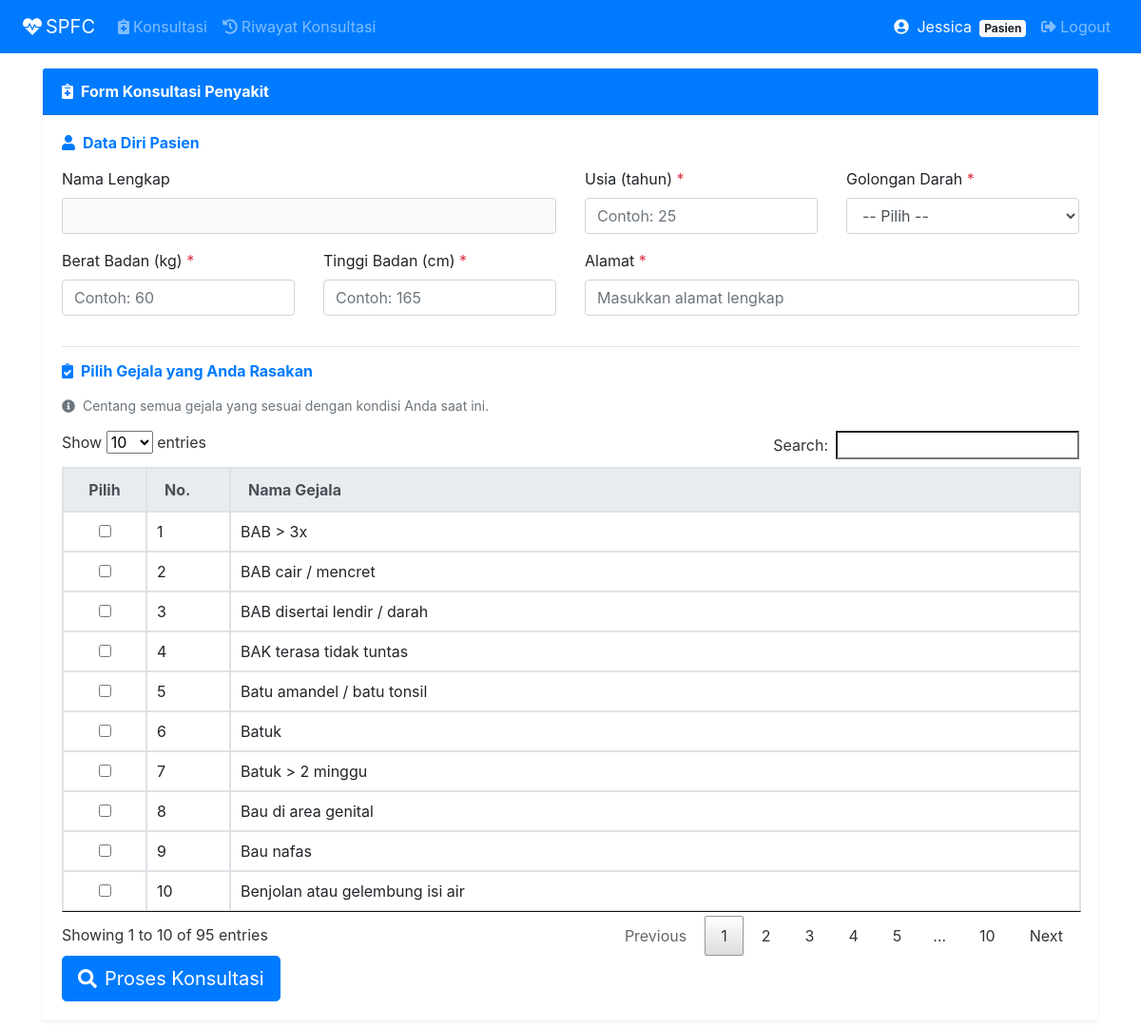
Screenshot of /index.php?page=konsultasi (signed in) with the database file from the repository.
### tables this page shows
CREATE TABLE `gejala` (
  `idgejala` int(11) NOT NULL,
  `nmgejala` varchar(200) NOT NULL
);

### tampil_konsultasi.php (the view, shortened to what this page needs)
<?php
$idusers = $_SESSION['idusers'];
$sql_nama = "SELECT nama_lengkap FROM pasien WHERE idusers='$idusers'";
$result_nama = $conn->query($sql_nama);
$row_nama = $result_nama->fetch_assoc();
$nama_pasien = $row_nama ? $row_nama['nama_lengkap'] : '';
?>
<div class="row">
    <div class="col-sm-12">
        <form action="" method="POST" name="Form" onsubmit="return validasiForm()">
            <div class="card border-0 shadow-sm">
                <div class="card-header bg-primary text-white">
                    <strong><i class="fas fa-notes-medical mr-2"></i>Form Konsultasi Penyakit</strong>
                </div>
                <div class="card-body">
                    <h6 class="font-weight-bold text-primary mb-3">
                        <i class="fas fa-user mr-2"></i>Data Diri Pasien
                    </h6>
                    <div class="row">
                        <div class="col-md-6">
                            <div class="form-group">
                                <label>Nama Lengkap</label>
                                <input type="text" class="form-control bg-light"
                                       value="<?php echo htmlspecialchars($nama_pasien); ?>" readonly>
                            </div>
                        </div>
                        <div class="col-md-3">
                            <div class="form-group">
                                <label>Usia (tahun) <span class="text-danger">*</span></label>
                                <input type="number" class="form-control" name="usia"
                                       placeholder="Contoh: 25" min="1" max="120" required>
                            </div>
                        </div>
                        <div class="col-md-3">
                            <div class="form-group">
                                <label>Golongan Darah <span class="text-danger">*</span></label>
                                <select class="form-control" name="golongan_darah" required>
                                    <option value="">-- Pilih --</option>
                                </select>
                            </div>
                        </div>
                    </div>
                    <div class="row">
                        <div class="col-md-3">
                            <div class="form-group">
                                <label>Berat Badan (kg) <span class="text-danger">*</span></label>
                                <input type="number" class="form-control" id="berat_badan" name="berat_badan"
                                       placeholder="Contoh: 60" step="0.1" min="1" max="300" required>
                            </div>
                        </div>
                        <div class="col-md-3">
                            <div class="form-group">
                                <label>Tinggi Badan (cm) <span class="text-danger">*</span></label>
                                <input type="number" class="form-control" id="tinggi_badan" name="tinggi_badan"
                                       placeholder="Contoh: 165" step="0.1" min="1" max="300" required>
                            </div>
                        </div>
                        <div class="col-md-6">
                            <div class="form-group">
                                <label>Alamat <span class="text-danger">*</span></label>
                                <input type="text" class="form-control" name="alamat"
                                       placeholder="Masukkan alamat lengkap" maxlength="200" required>
                            </div>
                        </div>
                    </div>
                    <hr>
                    <h6 class="font-weight-bold text-primary mb-3">
                        <i class="fas fa-clipboard-check mr-2"></i>Pilih Gejala yang Anda Rasakan
                    </h6>
                    <p class="text-muted small mb-3">
                        <i class="fas fa-info-circle mr-1"></i>
                        Centang semua gejala yang sesuai dengan kondisi Anda saat ini.
                    </p>
                    <table class="table table-bordered table-hover" id="myTable">
                        <thead class="thead-light">
                            <tr>
                                <th width="50px" class="text-center">Pilih</th>
                                <th width="50px">No.</th>
                                <th>Nama Gejala</th>
                            </tr>
                        </thead>
                        <tbody>
                            <?php
                                $no  = 1;
                                $sql = "SELECT * FROM gejala ORDER BY nmgejala ASC";
                                $result = $conn->query($sql);
                                while($row = $result->fetch_assoc()) {
                            ?>
                            <tr>
                                <td class="text-center">
                                    <input type="checkbox" class="check-item"
                                           name="idgejala[]"
                                           value="<?php echo $row['idgejala']; ?>">
                                </td>
                                <td><?php echo $no++; ?></td>
                                <td><?php echo htmlspecialchars($row['nmgejala']); ?></td>
                            </tr>
                            <?php } ?>
                        </tbody>
                    </table>
                    <button class="btn btn-primary btn-lg" type="submit" name="proses">
                        <i class="fas fa-search mr-2"></i>Proses Konsultasi
                    </button>
                </div>
            </div>
        </form>
    </div>
</div>

### assets/css/all.css (style rules this page uses)
.fa-clipboard-check:before { content:"\f46c" }
.fa-info-circle:before { content:"\f05a" }
.fa-notes-medical:before { content:"\f481" }
.fa-search:before { content:"\f002" }
.fa-user:before { content:"\f007" }

### rows the page displays
gejala: nmgejala "BAB > 3x"
gejala: nmgejala "BAB cair / mencret"
gejala: nmgejala "BAB disertai lendir / darah"
gejala: nmgejala "BAK terasa tidak tuntas"
gejala: nmgejala "Batu amandel / batu tonsil"
gejala: nmgejala "Batuk"
gejala: nmgejala "Batuk > 2 minggu"
gejala: nmgejala "Bau di area genital"
gejala: nmgejala "Bau nafas"
gejala: nmgejala "Benjolan atau gelembung isi air"

### other values shown
$_SESSION['username'] "Jessica"
$_SESSION['role'] "Pasien"
